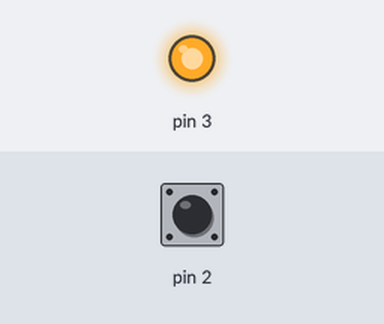
A sketch run on a simulated Arduino Uno, built with avr-gcc and run on an emulated ATmega328P. Parts: output pins drawn as LEDs (lit = HIGH). The test bench sets the inputs (shaded band); at power-on: pin 2 HIGH.

Above: at 1.2 s.
1.3 s: pin 2 pulled LOW for 0.15 s
At 1.37 s:
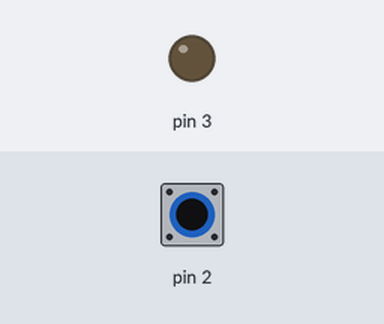
2.9 s: pin 2 pulled LOW for 3.2 s
At 6.4 s:
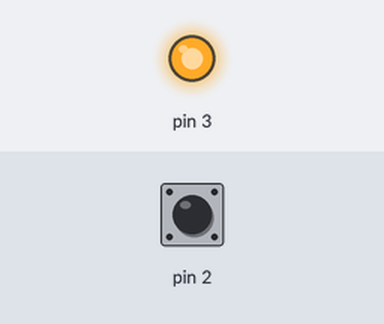
Timing chart, 0 to 7.9 s (numbered marks = the images above; inputs shaded):
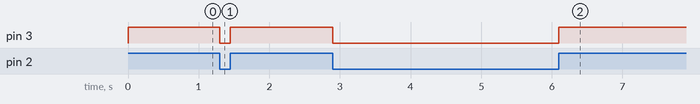

Measured:
- after the input at 1.3 s, pin 3: HIGH → LOW at once, → HIGH 0.15 s later
- after the input at 2.9 s, pin 3: HIGH → LOW at once, → HIGH 3.2 s later

The sketch:

INLABTASK2.ino
```cpp
void setup() {
  // put your setup code here, to run once:
  pinMode(2,INPUT_PULLUP);
  pinMode(3,OUTPUT);

}

void loop() {
  // put your main code here, to run repeatedly:
  bool i=digitalRead(2);
  if (i==HIGH)
  {
    digitalWrite(3,HIGH);
  }
  else
  {
     digitalWrite(3,LOW);
  }

}
```
